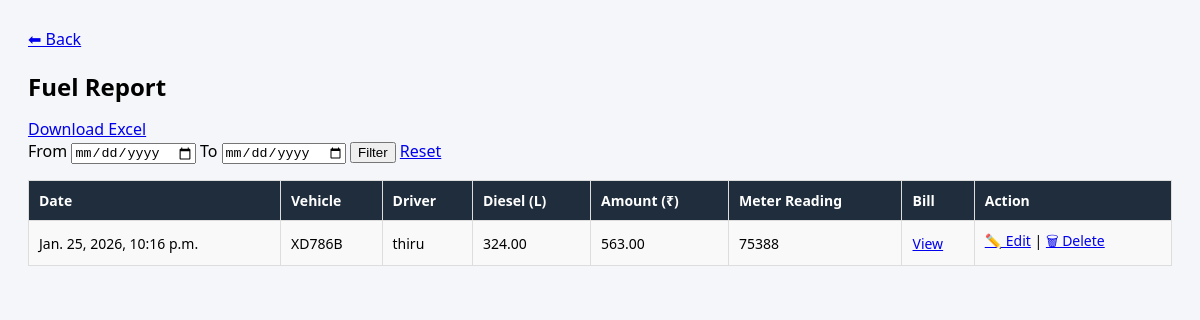
The app's page /fuel/admin/ (signed in) with its own data.
### fuel/models.py (models this page shows, shortened)
class FuelEntry(models.Model):
    vehicle = models.ForeignKey(Vehicle, on_delete=models.CASCADE)
    trip = models.ForeignKey(
        Trip,
        on_delete=models.CASCADE,
        null=True,
        blank=True
    )
    driver = models.ForeignKey(User, on_delete=models.CASCADE)
    diesel_liters = models.DecimalField(max_digits=6, decimal_places=2)
    amount = models.DecimalField(max_digits=8, decimal_places=2)
    meter_reading = models.IntegerField()
    bill_image = models.ImageField(upload_to="fuel_bills/", blank=True, null=True)
    date = models.DateTimeField(auto_now_add=True)

### vehicles/models.py (models this page shows, shortened)
class Vehicle(models.Model):
    vehicle_number = models.CharField(max_length=20, unique=True)

### fuel/views.py (the view)
# urls.py: path("admin/", views.admin_fuel_dashboard, name="admin-fuel-dashboard"),
@login_required
def admin_fuel_dashboard(request):
    fuels = FuelEntry.objects.select_related(
        "vehicle", "driver", "trip"
    ).order_by("-date")
    start_date, end_date = get_date_range(request)
    if start_date and end_date:
        fuels = fuels.filter(date__range=[start_date, end_date])
    return render(request, "admin/fuel_dashboard.html", {
        "fuels": fuels,
        "start_date": start_date,
        "end_date": end_date,
    })

### accounts/context_processors.py (called while the page is built)
def admin_notifications(request):
    if request.user.is_authenticated and request.user.is_staff:
        notifications = Notification.objects.filter(
            recipient=request.user,
            is_read=False
        )[:100]
        return {
            "notifications": notifications,
            "notification_count": notifications.count()
        }
    return {}

### fuel/views.py (called while the page is built, shortened)
def get_date_range(request):
    start_date = request.GET.get("start_date")
    end_date = request.GET.get("end_date")
    return None, None

### templates/admin/fuel_dashboard.html (shortened to what this page needs)
<a href="{% url 'admin_dashboard' %}">⬅ Back </a><h2>Fuel Report</h2>
<head>
</head>
<a href="?start_date={{ start_date|date:'Y-m-d' }}&end_date={{ end_date|date:'Y-m-d' }}">
    Download Excel
</a>
<form method="get" class="date-filter">
    <label>From</label>
    <input type="date" name="start_date" value="{{ start_date|date:'Y-m-d' }}">
    <label>To</label>
    <input type="date" name="end_date" value="{{ end_date|date:'Y-m-d' }}">
    <button type="submit">Filter</button>
    <a href="?">Reset</a>
</form>
<table border="1" cellpadding="8">
    <tr>
        <th>Date</th>
        <th>Vehicle</th>
        <th>Driver</th>
        <th>Diesel (L)</th>
        <th>Amount (₹)</th>
        <th>Meter Reading</th>
        <th>Bill</th>
        <th>Action</th>
    </tr>
    {% for f in fuels %}
    <tr>
        <td>{{ f.date }}</td>
        <td>{{ f.vehicle.vehicle_number }}</td>
        <td>{{ f.driver.username }}</td>
        <td>{{ f.diesel_liters }}</td>
        <td>{{ f.amount }}</td>
        <td>{{ f.meter_reading }}</td>
        <td>
        {% if f.bill_image %}
            <a href="{{ f.bill_image.url }}" target="_blank">View</a>
        {% else %}
            <span style="color:#999;">No Image</span>
        {% endif %}
        </td>
        <td>
  <a href="{% url 'edit_fuel' f.id %}">✏️ Edit</a> |
  <a href="{% url 'delete_fuel' f.id %}"
     onclick="return confirm('Delete this fuel entry?');">
     🗑 Delete
  </a>
</td>
    </tr>
    {% empty %}
    <tr>
        <td colspan="7">No fuel entries</td>
    </tr>
    {% endfor %}
</table>

### templates/admin/fuel_dashboard.html (style rules this page uses)
h2 { margin-bottom: 15px; }
table { width: 100%; border-collapse: collapse; background: white; }
th, td { padding: 10px; border: 1px solid #ddd; font-size: 14px; text-align: left; }
th { background: #1f2d3d; color: white; }
tr:nth-child(even) { background: #f9f9f9; }

### records on screen
FuelEntry: date "Jan. 25, 2026, 10:16 p.m.", vehicle.vehicle_number "XD786B", driver.username "thiru", diesel_liters "324.00", amount "563.00", meter_reading "75388"
